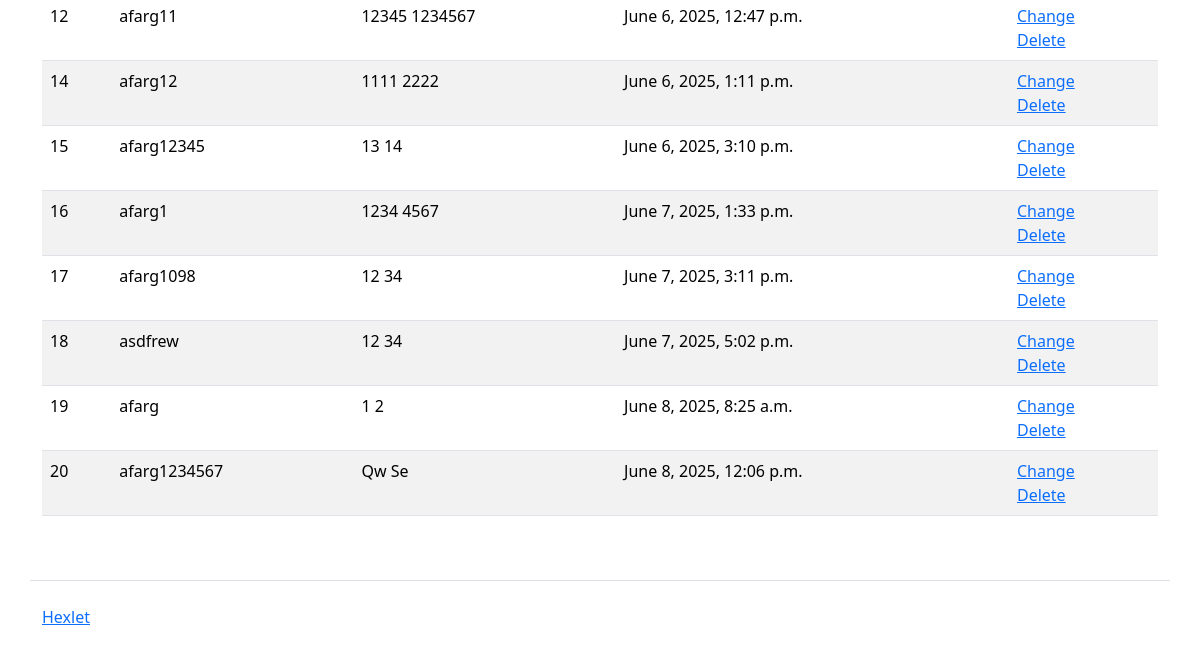
Before: /users/ (lower part) with the older database file.
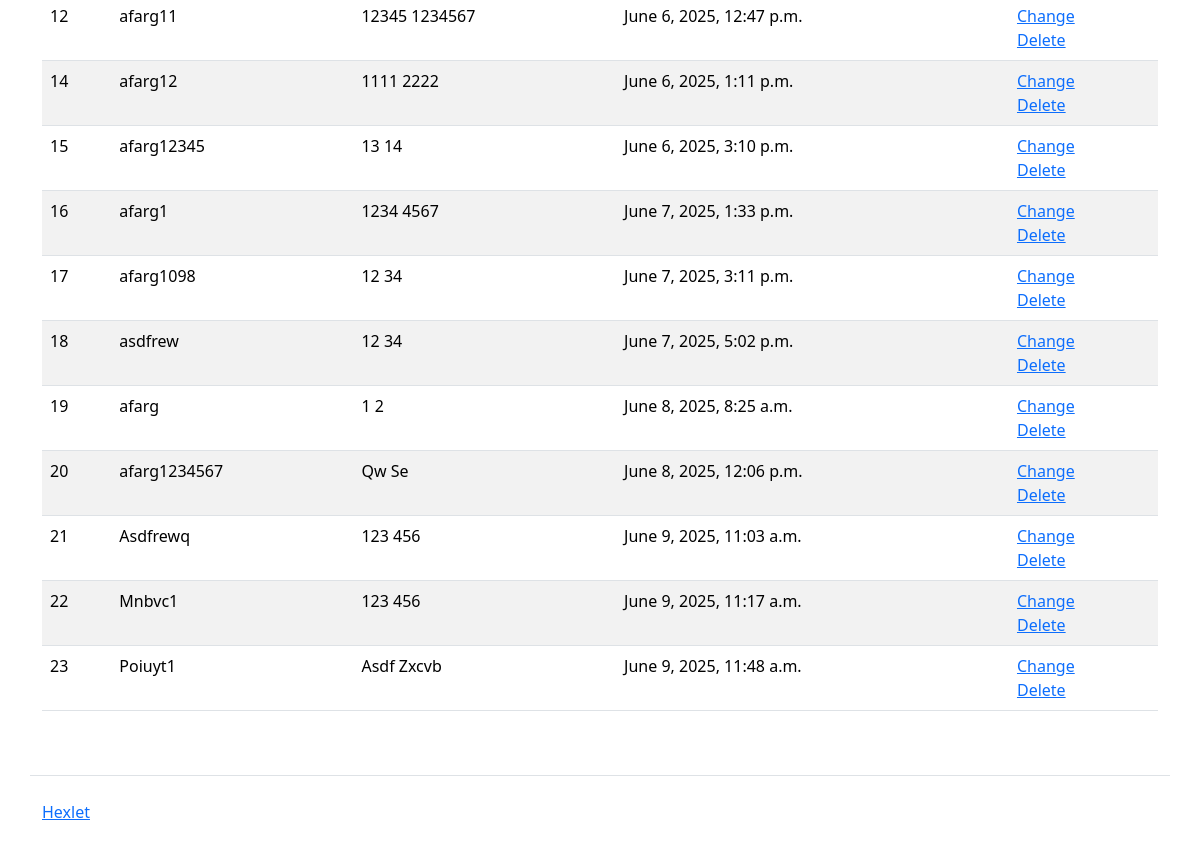
After: the same page with the newer database file.
### task_manager/users/models.py (models this page shows, shortened)
class Users(AbstractUser, PermissionsMixin):
    first_name = models.TextField(
        max_length=150,
        verbose_name=_('Name')
        )
    last_name = models.TextField(
        max_length=150,
        verbose_name=_('Surname')
        )
    username = models.TextField(
        max_length=150,
        unique=True,
        verbose_name=_('Username'),
        )
    password = models.TextField(
        max_length=20,
        verbose_name=_('Password')
        )
    created_at = models.DateTimeField(
        auto_now_add=True,
        verbose_name=_('Creation date')
        )
    USERNAME_FIELD = 'username'

### task_manager/users/views.py (the view)
# urls.py: path('', views.IndexView.as_view(), name='index'),
class IndexView(View):
    def get(self, request, *args, **kwargs):
        users = Users.objects.all()
        return render(request, 'users/index.html', context={
            'name': _('Users'),
            'users': users,
        })

### task_manager/templates/users/index.html (shortened to what this page needs)
{% extends "index.html" %}
{% load i18n %}
{% block context %}
<table class="table table-striped">
  <tbody>
    {% if users %}
    {% for user in users %}
      <tr>
        <td>{{ user.id }}</td>
        <td>{{ user.username }}</td>
        <td>{{ user.first_name }} {{ user.last_name }}</td>
        <td>{{ user.created_at }}</td>
        <td>
          <a href="/users/{{ user.id }}/update/">{% translate 'Сhange' %}</a>
          <br>
          <a href="/users/{{ user.id }}/delete/">{% translate 'Delete' %}</a>
        </td>
      </tr>
    {% endfor %}
    {% endif %}
  </tbody>
</table>
{% endblock %}

Changed rows visible on the page:
added Users: id "21", username "Asdfrewq", first_name "123", last_name "456", created_at "June 9, 2025, 11:03 a.m."
added Users: id "22", username "Mnbvc1", first_name "123", last_name "456", created_at "June 9, 2025, 11:17 a.m."
added Users: id "23", username "Poiuyt1", first_name "Asdf", last_name "Zxcvb", created_at "June 9, 2025, 11:48 a.m."
